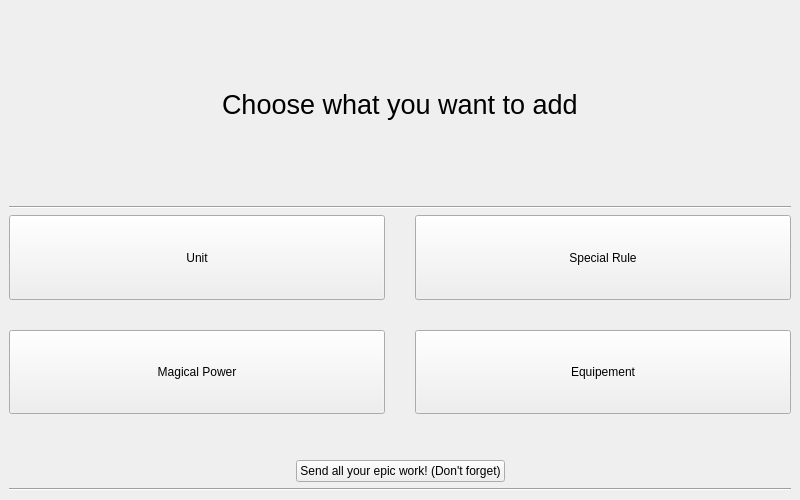
<?xml version="1.0" encoding="UTF-8"?>
<ui version="4.0">
 <class>MainWindow</class>
 <widget class="QMainWindow" name="MainWindow">
  <property name="geometry">
   <rect>
    <x>0</x>
    <y>0</y>
    <width>800</width>
    <height>500</height>
   </rect>
  </property>
  <property name="windowTitle">
   <string>MainWindow</string>
  </property>
  <widget class="QWidget" name="centralwidget">
   <property name="minimumSize">
    <size>
     <width>0</width>
     <height>0</height>
    </size>
   </property>
   <layout class="QVBoxLayout" name="verticalLayout_3">
    <item>
     <layout class="QVBoxLayout" name="topLayout">
      <item>
       <layout class="QHBoxLayout" name="titleLayout">
        <item>
         <spacer name="titleLeftHorizontalSpacer">
          <property name="orientation">
           <enum>Qt::Horizontal</enum>
          </property>
          <property name="sizeHint" stdset="0">
           <size>
            <width>40</width>
            <height>20</height>
           </size>
          </property>
         </spacer>
        </item>
        <item>
         <widget class="QLabel" name="MainTitle">
          <property name="sizePolicy">
           <sizepolicy hsizetype="Preferred" vsizetype="Minimum">
            <horstretch>0</horstretch>
            <verstretch>0</verstretch>
           </sizepolicy>
          </property>
          <property name="font">
           <font>
            <pointsize>20</pointsize>
           </font>
          </property>
          <property name="text">
           <string>Choose what you want to add</string>
          </property>
         </widget>
        </item>
        <item>
         <spacer name="titleRightHorizontalSpacer">
          <property name="orientation">
           <enum>Qt::Horizontal</enum>
          </property>
          <property name="sizeHint" stdset="0">
           <size>
            <width>40</width>
            <height>20</height>
           </size>
          </property>
         </spacer>
        </item>
       </layout>
      </item>
      <item>
       <widget class="Line" name="line">
        <property name="frameShadow">
         <enum>QFrame::Sunken</enum>
        </property>
        <property name="orientation">
         <enum>Qt::Horizontal</enum>
        </property>
       </widget>
      </item>
     </layout>
    </item>
    <item>
     <layout class="QGridLayout" name="optionsLayout" rowstretch="0,0,0,0" columnstretch="0,0" rowminimumheight="0,0,0,0">
      <property name="leftMargin">
       <number>0</number>
      </property>
      <property name="topMargin">
       <number>0</number>
      </property>
      <property name="rightMargin">
       <number>0</number>
      </property>
      <property name="bottomMargin">
       <number>0</number>
      </property>
      <property name="spacing">
       <number>30</number>
      </property>
      <item row="2" column="1">
       <widget class="QPushButton" name="addSpecialRule">
        <property name="sizePolicy">
         <sizepolicy hsizetype="Minimum" vsizetype="Preferred">
          <horstretch>0</horstretch>
          <verstretch>0</verstretch>
         </sizepolicy>
        </property>
        <property name="minimumSize">
         <size>
          <width>0</width>
          <height>60</height>
         </size>
        </property>
        <property name="text">
         <string>Special Rule</string>
        </property>
       </widget>
      </item>
      <item row="3" column="1">
       <widget class="QPushButton" name="addEquipementButton">
        <property name="sizePolicy">
         <sizepolicy hsizetype="Minimum" vsizetype="Preferred">
          <horstretch>0</horstretch>
          <verstretch>0</verstretch>
         </sizepolicy>
        </property>
        <property name="minimumSize">
         <size>
          <width>5</width>
          <height>60</height>
         </size>
        </property>
        <property name="text">
         <string>Equipement</string>
        </property>
       </widget>
      </item>
      <item row="2" column="0">
       <widget class="QPushButton" name="addUnitButton">
        <property name="sizePolicy">
         <sizepolicy hsizetype="Minimum" vsizetype="Preferred">
          <horstretch>0</horstretch>
          <verstretch>0</verstretch>
         </sizepolicy>
        </property>
        <property name="minimumSize">
         <size>
          <width>0</width>
          <height>60</height>
         </size>
        </property>
        <property name="text">
         <string>Unit</string>
        </property>
        <property name="autoDefault">
         <bool>false</bool>
        </property>
        <property name="default">
         <bool>false</bool>
        </property>
        <property name="flat">
         <bool>false</bool>
        </property>
       </widget>
      </item>
      <item row="3" column="0">
       <widget class="QPushButton" name="addMagicalPower">
        <property name="sizePolicy">
         <sizepolicy hsizetype="Minimum" vsizetype="Preferred">
          <horstretch>0</horstretch>
          <verstretch>0</verstretch>
         </sizepolicy>
        </property>
        <property name="minimumSize">
         <size>
          <width>5</width>
          <height>60</height>
         </size>
        </property>
        <property name="text">
         <string>Magical Power</string>
        </property>
       </widget>
      </item>
     </layout>
    </item>
    <item>
     <spacer name="verticalSpacerBottom">
      <property name="orientation">
       <enum>Qt::Vertical</enum>
      </property>
      <property name="sizeType">
       <enum>QSizePolicy::Preferred</enum>
      </property>
      <property name="sizeHint" stdset="0">
       <size>
        <width>20</width>
        <height>40</height>
       </size>
      </property>
     </spacer>
    </item>
    <item>
     <layout class="QHBoxLayout" name="horizontalLayout">
      <item>
       <spacer name="horizontalSpacer">
        <property name="orientation">
         <enum>Qt::Horizontal</enum>
        </property>
        <property name="sizeHint" stdset="0">
         <size>
          <width>40</width>
          <height>20</height>
         </size>
        </property>
       </spacer>
      </item>
      <item>
       <widget class="QPushButton" name="sendDataButton">
        <property name="text">
         <string>Send all your epic work! (Don't forget)</string>
        </property>
       </widget>
      </item>
      <item>
       <spacer name="horizontalSpacer_2">
        <property name="orientation">
         <enum>Qt::Horizontal</enum>
        </property>
        <property name="sizeHint" stdset="0">
         <size>
          <width>40</width>
          <height>20</height>
         </size>
        </property>
       </spacer>
      </item>
     </layout>
    </item>
    <item>
     <widget class="Line" name="line_2">
      <property name="orientation">
       <enum>Qt::Horizontal</enum>
      </property>
     </widget>
    </item>
   </layout>
  </widget>
 </widget>
 <resources/>
 <connections>
  <connection>
   <sender>addEquipementButton</sender>
   <signal>clicked()</signal>
   <receiver>MainWindow</receiver>
   <slot>showEquipementWindow()</slot>
   <hints>
    <hint type="sourcelabel">
     <x>578</x>
     <y>357</y>
    </hint>
    <hint type="destinationlabel">
     <x>399</x>
     <y>299</y>
    </hint>
   </hints>
  </connection>
  <connection>
   <sender>addMagicalPower</sender>
   <signal>clicked()</signal>
   <receiver>MainWindow</receiver>
   <slot>showMagicalPowerWindow()</slot>
   <hints>
    <hint type="sourcelabel">
     <x>220</x>
     <y>357</y>
    </hint>
    <hint type="destinationlabel">
     <x>399</x>
     <y>299</y>
    </hint>
   </hints>
  </connection>
  <connection>
   <sender>addSpecialRule</sender>
   <signal>clicked()</signal>
   <receiver>MainWindow</receiver>
   <slot>showSpecialRuleWindow()</slot>
   <hints>
    <hint type="sourcelabel">
     <x>578</x>
     <y>255</y>
    </hint>
    <hint type="destinationlabel">
     <x>399</x>
     <y>299</y>
    </hint>
   </hints>
  </connection>
  <connection>
   <sender>addUnitButton</sender>
   <signal>clicked()</signal>
   <receiver>MainWindow</receiver>
   <slot>showUnitWindow()</slot>
   <hints>
    <hint type="sourcelabel">
     <x>220</x>
     <y>279</y>
    </hint>
    <hint type="destinationlabel">
     <x>399</x>
     <y>321</y>
    </hint>
   </hints>
  </connection>
  <connection>
   <sender>sendDataButton</sender>
   <signal>clicked()</signal>
   <receiver>MainWindow</receiver>
   <slot>sendAllData()</slot>
   <hints>
    <hint type="sourcelabel">
     <x>400</x>
     <y>425</y>
    </hint>
    <hint type="destinationlabel">
     <x>399</x>
     <y>249</y>
    </hint>
   </hints>
  </connection>
 </connections>
 <slots>
  <slot>showUnitWindow()</slot>
  <slot>showMagicalPowerWindow()</slot>
  <slot>showSpecialRuleWindow()</slot>
  <slot>showEquipementWindow()</slot>
  <slot>sendAllData()</slot>
 </slots>
</ui>
